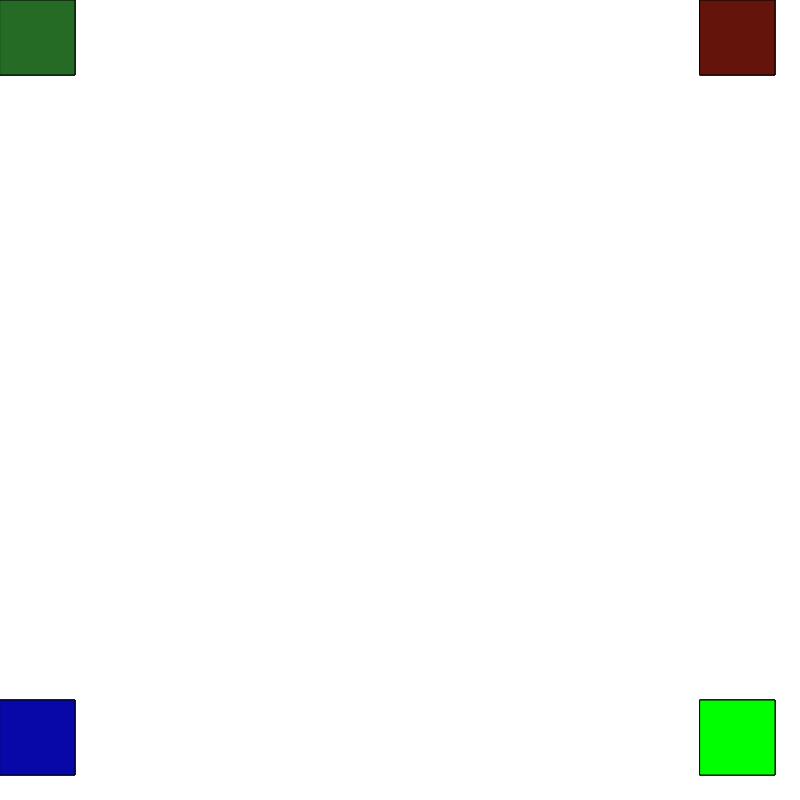
Frame 1 (no input)
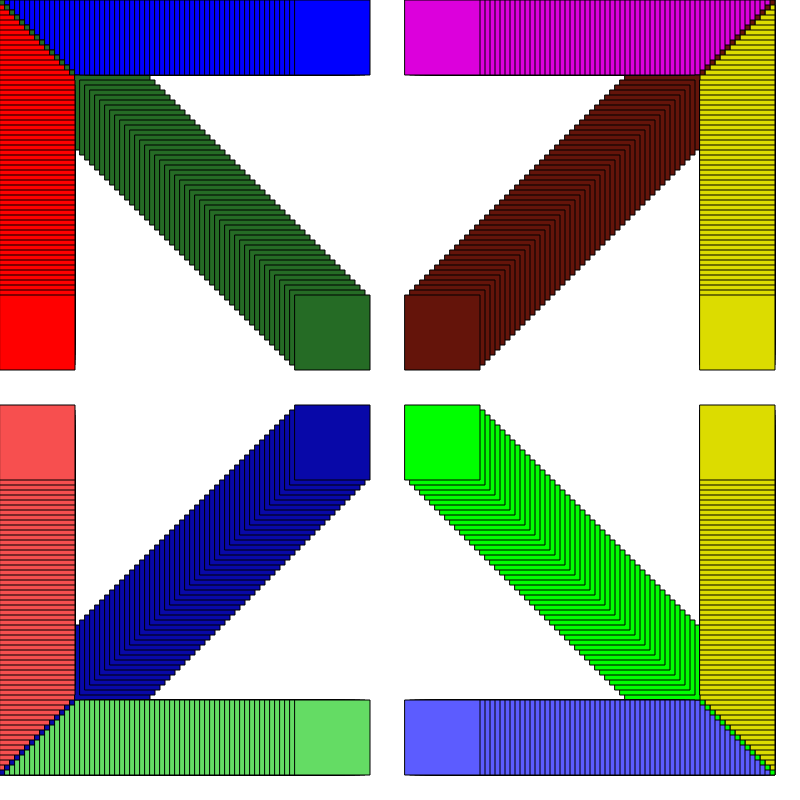
Frame 60 (no input)
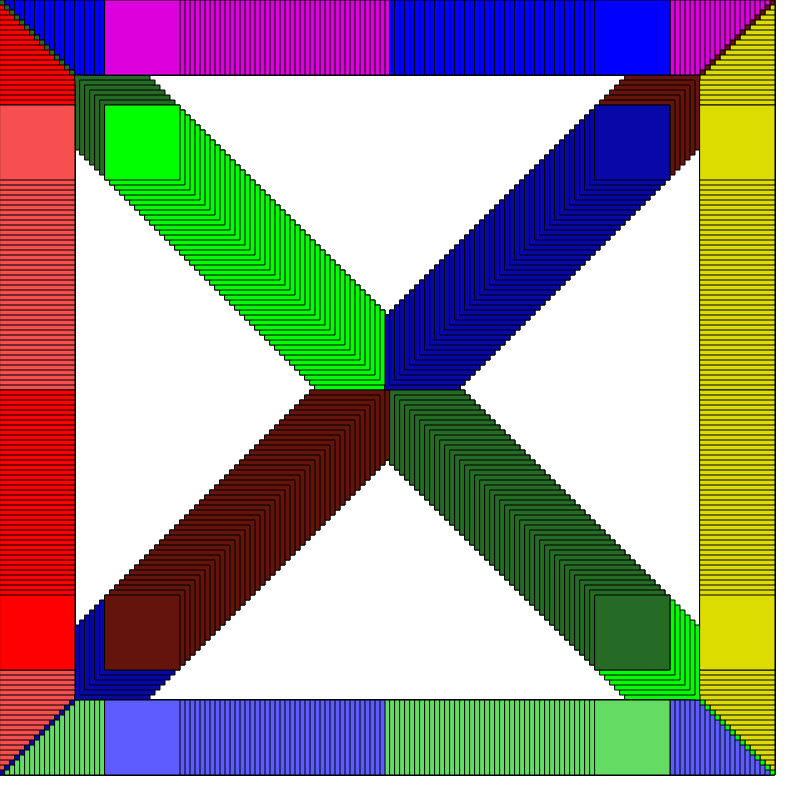
Frame 120 (the mouse pressed at the canvas centre since frame 60)

The p5.js sketch that drew these frames (run headless with seeded random() and noise() and a simulated clock; from frame 60 on, the mouse is pressed at the canvas centre):

// p5.js sketch
// ── sketch.js
var offset=0
function setup() {
  createCanvas(800, 800);
}

function draw() {
  //background(0,0,0)
  fill(0,0,255)
  rect(0 + offset,0,75,75)
  fill(255,0,0)
  rect(0,0 + offset,75,75)
  fill(37,107,37)
  rect(0 + offset,0 + offset,75,75)
  fill(220,220,0)
  rect(700,0 + offset,75,75)
  fill(220,0,220)
rect(700 - offset,0,75,75)
  fill(100,20,10)
rect(700 - offset,0 + offset,75,75)
  fill(220,220,0)
 rect(700 ,700 - offset,75,75)
  fill(92,92,255)
  rect(700 - offset,700,75,75)
  fill(0,255,0)
  rect(700 - offset,700 - offset,75,75)
  fill(247,79,79)
  rect(0,700 - offset,75,75)
  fill(100,220,100)
  rect(0 + offset,700,75,75)
  fill(8,8,168)
  rect(0 + offset,700 - offset,75,75)
 if(offset>800){
  offset=0
 }
  
  
  
  
offset=offset +5 
}
